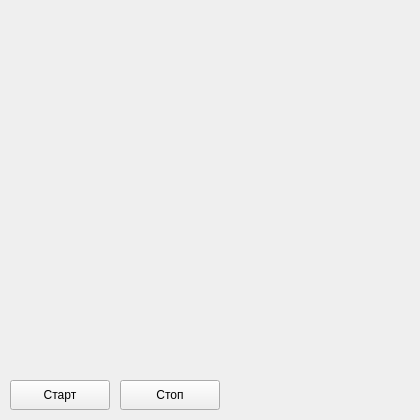
<?xml version="1.0" encoding="UTF-8"?>
<ui version="4.0">
 <class>Widget</class>
 <widget class="QWidget" name="Widget">
  <property name="geometry">
   <rect>
    <x>0</x>
    <y>0</y>
    <width>420</width>
    <height>420</height>
   </rect>
  </property>
  <property name="windowTitle">
   <string>MainWindow</string>
  </property>
  <widget class="QPushButton" name="btnStart">
   <property name="geometry">
    <rect>
     <x>10</x>
     <y>380</y>
     <width>100</width>
     <height>30</height>
    </rect>
   </property>
   <property name="text">
    <string>Старт</string>
   </property>
  </widget>
  <widget class="QPushButton" name="btnStop">
   <property name="geometry">
    <rect>
     <x>120</x>
     <y>380</y>
     <width>100</width>
     <height>30</height>
    </rect>
   </property>
   <property name="text">
    <string>Стоп</string>
   </property>
  </widget>
 </widget>
 <layoutdefault spacing="6" margin="11"/>
 <resources/>
 <connections/>
</ui>
